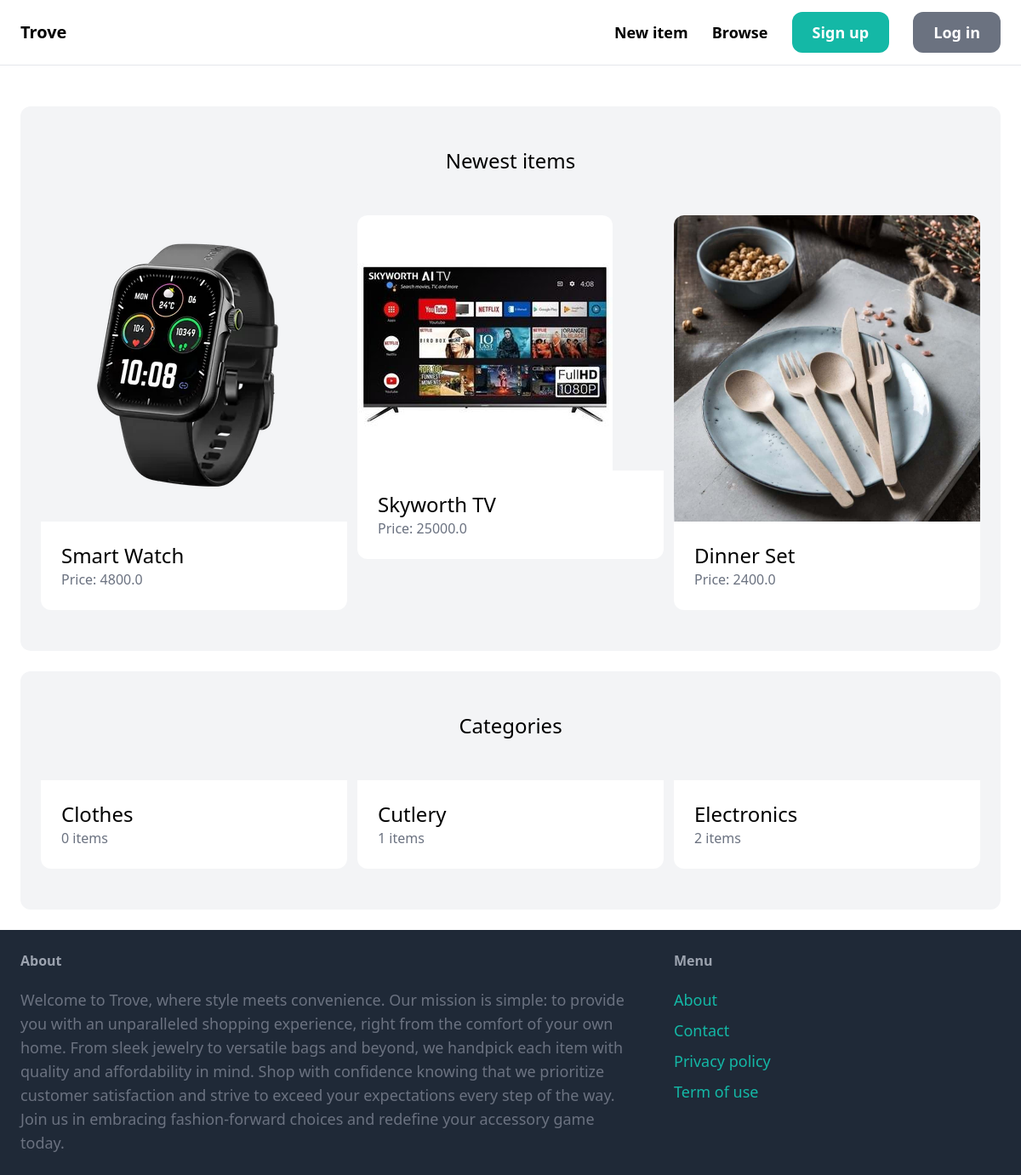
The page / on the database its author committed.
### item/models.py (models this page shows, shortened)
class Item(models.Model):
    category = models.ForeignKey(Category, related_name='items', on_delete=models.CASCADE)
    name = models.CharField(max_length=255)
    description = models.TextField(blank=True, null=True)
    price = models.FloatField()
    image = models.ImageField(upload_to='item_images', blank=True, null=True)
    is_sold = models.BooleanField(default=False)
    created_by = models.ForeignKey(User, related_name='items', on_delete=models.CASCADE)
    created_at = models.DateTimeField(auto_now_add=True)

class Category(models.Model):
    name = models.CharField(max_length=255)
    class Meta:
        ordering = ('name',)
        verbose_name_plural = 'Categories'

### core/views.py (the view)
# urls.py: path('', views.index, name='index'),
def index(request):
    items = Item.objects.filter(is_sold=False)[0:6]
    categories = Category.objects.all()
    return render(request, 'core/index.html', {
        'categories': categories,
        'items': items,
    })

### core/templates/core/index.html (shortened to what this page needs)
{% extends 'core/base.html' %}
{% block content %}
    <div class="mt-6 px-6 py-12 bg-gray-100 rounded-xl">
        <h2 class="mb-12 text-2xl text-center">Newest items</h2>
        <div class="grid grid-cols-3 gap-3">
            {% for item in items %}
                <div>
                    <a href="{% url 'item:detail' item.id %}">
                        <div>
                            <img src="{{ item.image.url }}" class="rounded-t-xl">
                        </div>
                        <div class="p-6 bg-white rounded-b-xl">
                            <h2 class="text-2xl">{{ item.name }}</h2>
                            <p class="text-gray-500">Price: {{ item.price }}</p>
                        </div>
                    </a>
                </div>
            {% endfor %}
        </div>
    </div>
    <div class="mt-6 px-6 py-12 bg-gray-100 rounded-xl">
        <h2 class="mb-12 text-2xl text-center">Categories</h2>
        <div class="grid grid-cols-3 gap-3">
            {% for category in categories %}
                <div>
                    <a href="#">
                        <div class="p-6 bg-white rounded-b-xl">
                            <h2 class="text-2xl">{{ category.name }}</h2>
                            <p class="text-gray-500">{{ category.items.count }} items</p>
                        </div>
                    </a>
                </div>
            {% endfor %}
        </div>
    </div>
{% endblock %}

### core/templates/core/base.html (shortened to what this page needs)
<!doctype html>
<html>
    <head>
        <script src="https://cdn.tailwindcss.com"></script>
    </head>
    <body>
        <nav class="py-6 px-6 flex justify-between items-center border-b border-gray-200">
            <a href="/" class="text-xl font-semibold">Trove</a>
            <div class="space-x-6">
                <a href="{% url 'item:new' %}" class="text-lg font-semibold hover:text-gray-500">New item</a>
                <a href="{% url 'item:items' %}" class="text-lg font-semibold hover:text-gray-500">Browse</a>
                {% if request.user.is_authenticated %}
                    <a href="{% url 'conversation:inbox' %}" class="px-6 py-3 text-lg font-semibold bg-teal-500 text-white rounded-xl hover:bg-teal-700">Inbox</a>
                    <a href="{% url 'dashboard:index' %}" class="px-6 py-3 text-lg font-semibold bg-gray-500 text-white rounded-xl hover:bg-gray-700">Dashboard</a>
                {% else %}
                    <a href="{% url 'core:signup' %}" class="px-6 py-3 text-lg font-semibold bg-teal-500 text-white rounded-xl hover:bg-teal-700">Sign up</a>
                    <a href="{% url 'core:login' %}" class="px-6 py-3 text-lg font-semibold bg-gray-500 text-white rounded-xl hover:bg-gray-700">Log in</a>
                {% endif %}
            </div>
        </nav>
        <div class="px-6 py-6">
            {% block content %}
            {% endblock %}
        </div>
        <footer class="py-6 px-6 flex justify-between bg-gray-800">
            <div class="w-2/3 pr-10">
                <h3 class="mb-5 font-semibold text-gray-400">About</h3>
                <p class="text-lg text-gray-500">Welcome to Trove, where style meets convenience.
                    Our mission is simple: to provide you with an unparalleled shopping experience, right from the comfort of your own home.
                    From sleek jewelry to versatile bags and beyond, we handpick each item with quality and affordability in mind.
                    Shop with confidence knowing that we prioritize customer satisfaction and strive to exceed your expectations every step of the way.
                    Join us in embracing fashion-forward choices and redefine your accessory game today.</p>
            </div>
            <div class="w-1/3">
                <h3 class="mb-5 font-semibold text-gray-400">Menu</h3>
                <ul class="space-y-2">
                    <li><a href="#" class="text-lg text-teal-500 hover:text-teal-700">About</a></li>
                    <li><a href="{% url 'core:contact' %}" class="text-lg text-teal-500 hover:text-teal-700">Contact</a></li>
                    <li><a href="#" class="text-lg text-teal-500 hover:text-teal-700">Privacy policy</a></li>
                    <li><a href="#" class="text-lg text-teal-500 hover:text-teal-700">Term of use</a></li>
                </ul>
            </div>
        </footer>
    </body>
</html>

### rows shown on the page
Item: image (picture), name "Smart Watch", price "4800.0"
Item: image (picture), name "Skyworth TV", price "25000.0"
Item: image (picture), name "Dinner Set", price "2400.0"
Category: name "Clothes", items.count "0"
Category: name "Cutlery", items.count "1"
Category: name "Electronics", items.count "2"
